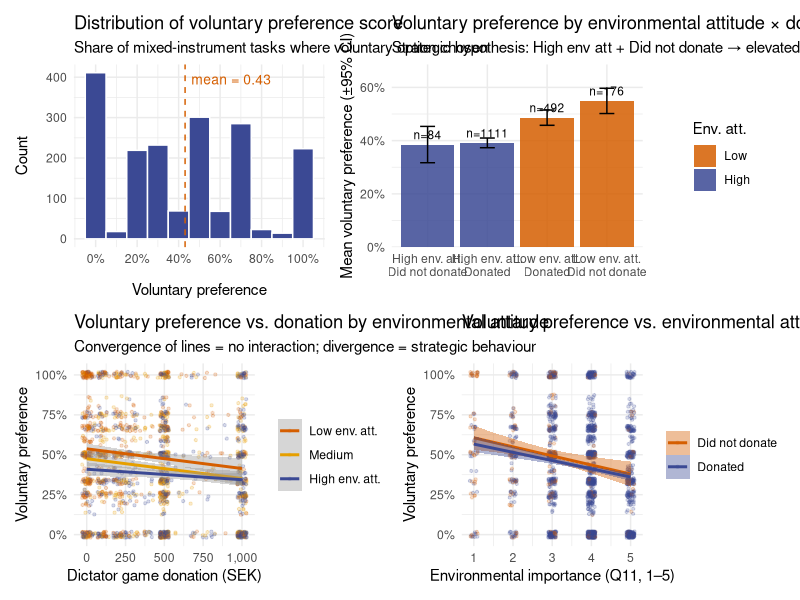

Write the R code that produced this figure.
library(tidyverse)
library(here)
library(readxl)
library(sandwich)
library(lmtest)
library(patchwork)

# ==============================================================================
# Exploratory analysis (not preregistered):
# Does actual donation behaviour explain stated preference for voluntary vs.
# mandatory biodiversity financing instruments in the DCE?
#
# Following Yohei Mitani's framework: the key prediction is that respondents
# with high environmental attitudes but low actual donation prefer voluntary
# instruments in the DCE — because voluntary schemes impose no personal cost.
# ==============================================================================

# ------------------------------------------------------------------------------
# 1. Load data
# ------------------------------------------------------------------------------

# Reads the anonymised public deposit rather than the restricted raw file, so
# this script runs from the published replication package.
full_data <- readr::read_csv(
  here("deposit", "biodivfinance_microdata_anon.csv"), show_col_types = FALSE
)

price_map  <- c("0" = 492, "1" = 2460, "2" = 4920, "3" = 7380)
design_raw <- read_excel(
  here("design", "Trial 3 - factorial grouped, svensk.xlsx"), sheet = 1
)
names(design_raw) <- c(
  "cs", "block", "a_source", "a_src_txt", "a_land", "a_land_txt",
  "a_monitor", "a_mon_txt", "a_price", "a_price_txt",
  "b_source", "b_src_txt", "b_land", "b_land_txt",
  "b_monitor", "b_mon_txt", "b_price", "b_price_txt"
)
design <- design_raw |>
  select(cs, block, a_source, a_land, a_monitor, a_price,
         b_source, b_land, b_monitor, b_price) |>
  group_by(block) |> mutate(task = row_number()) |> ungroup() |>
  mutate(a_price_sek = price_map[as.character(a_price)],
         b_price_sek = price_map[as.character(b_price)])

choices_ord1 <- full_data |> filter(ordning == 1) |>
  select(id, block, choice1:choice8) |>
  pivot_longer(choice1:choice8, names_to = "col", values_to = "choice") |>
  mutate(task = as.integer(substr(col, 7, 7)))

choices_ord2 <- full_data |> filter(ordning == 2) |>
  select(id, block, choice12, choice22, choice32, choice42,
         choice52, choice62, choice72, choice82) |>
  pivot_longer(-c(id, block), names_to = "col", values_to = "choice") |>
  mutate(task = as.integer(substr(col, 7, 7)))

resp <- bind_rows(choices_ord1, choices_ord2) |>
  filter(!is.na(choice)) |>
  left_join(design, by = c("block", "task")) |>
  mutate(choice_num = case_when(
    choice == "a" ~ 1L, choice == "b" ~ 2L, TRUE ~ 3L
  ))

cat("Total choice observations:", nrow(resp), "\n")
cat("Respondents:", n_distinct(resp$id), "\n")

# ------------------------------------------------------------------------------
# 2. Per-respondent voluntary preference score
#
# Instrument coding:  0 = tax (mandatory), 1 = donation (voluntary),
#                     2 = certification (voluntary), 3 = offsetting (mandatory)
# voluntary_pref = share of mixed-instrument tasks (one V, one M option) where
# the voluntary option was chosen. Opt-outs excluded from denominator.
# ------------------------------------------------------------------------------

voluntary_set <- c(1L, 2L)
mandatory_set <- c(0L, 3L)

resp_scored <- resp |>
  mutate(
    a_vol = a_source %in% voluntary_set,
    b_vol = b_source %in% voluntary_set,
    a_man = a_source %in% mandatory_set,
    b_man = b_source %in% mandatory_set,
    mixed_task = (a_vol & b_man) | (a_man & b_vol),
    chose_voluntary = case_when(
      !mixed_task         ~ NA_real_,
      choice == "3"       ~ NA_real_,   # opt-out coded as "3" in raw data, not "neither"
      (a_vol & choice == "a") | (b_vol & choice == "b") ~ 1,
      TRUE ~ 0
    )
  )

resp_level <- resp_scored |>
  filter(mixed_task, !is.na(chose_voluntary)) |>
  group_by(id) |>
  summarise(
    voluntary_pref = mean(chose_voluntary),
    n_mixed        = n(),
    .groups        = "drop"
  )

opt_out <- resp |>
  group_by(id) |>
  summarise(opt_out_rate = mean(choice == "neither"), .groups = "drop")

resp_level <- resp_level |>
  left_join(opt_out, by = "id")

cat("\nRespondents with ≥1 mixed task:", nrow(resp_level), "\n")
cat("Mean mixed tasks per respondent:", round(mean(resp_level$n_mixed), 1), "\n")
cat("Mean voluntary_pref:", round(mean(resp_level$voluntary_pref), 3), "\n")
cat("SD voluntary_pref:  ", round(sd(resp_level$voluntary_pref), 3), "\n")

cat("\n=== n_mixed distribution ===\n")
print(table(resp_level$n_mixed))
cat("% with < 3 mixed tasks:", round(mean(resp_level$n_mixed < 3) * 100, 1), "\n")
cat("% with < 3 mixed tasks (n):", sum(resp_level$n_mixed < 3), "\n")

# ------------------------------------------------------------------------------
# 3. Merge with covariates
# ------------------------------------------------------------------------------

covars <- full_data |>
  transmute(
    id,
    donation    = yourdonation,
    share_don   = yourdonation / 1000,
    gave        = as.integer(yourdonation > 0),
    env_import  = q11,
    bio_knowl   = q12,
    trust_ngo   = q2_3,
    trust_state = q2_1,
    trust_mkt   = q2_2,
    policy_cq   = q14,
    eff_don     = q13_1,
    income      = q8,
    gender      = q10,
    party       = q16
  )

anal_data <- resp_level |>
  left_join(covars, by = "id") |>
  filter(!is.na(donation), !is.na(env_import),
         !is.na(income), !is.na(gender)) |>
  mutate(
    donation_z  = scale(donation)[, 1],
    env_z       = scale(env_import)[, 1],
    female      = as.integer(gender == 2),
    income_mid  = as.integer(income == 2),
    income_high = as.integer(income >= 3),
    env_high    = as.integer(env_import >= median(env_import, na.rm = TRUE)),
    gave_binary = gave
  )

cat("\nAnalysis sample n =", nrow(anal_data), "\n")

# Sensitivity sample: exclude respondents with < 3 mixed tasks
# (VP score is near-binary with 1-2 tasks and carries high measurement noise)
anal_data_sens <- anal_data |> filter(n_mixed >= 3)
cat("Sensitivity sample (n_mixed >= 3) n =", nrow(anal_data_sens), "\n")
cat("Dropped:", nrow(anal_data) - nrow(anal_data_sens), "respondents\n")

# ------------------------------------------------------------------------------
# 4. Descriptive 2×2 table (Yohei's framework)
# ------------------------------------------------------------------------------

cat("\n=== 2×2: Mean voluntary_pref by env_import × donation ===\n")
cell_stats <- anal_data |>
  group_by(env_high, gave_binary) |>
  summarise(
    mean_vp = round(mean(voluntary_pref), 3),
    sd_vp   = round(sd(voluntary_pref), 3),
    n       = n(),
    .groups = "drop"
  ) |>
  mutate(
    env_lab  = ifelse(env_high,    "High env att", "Low env att"),
    gave_lab = ifelse(gave_binary, "Donated",      "Did not donate")
  )
print(cell_stats[, c("env_lab", "gave_lab", "mean_vp", "sd_vp", "n")])

# ------------------------------------------------------------------------------
# 5. OLS regressions
# ------------------------------------------------------------------------------

m1 <- lm(voluntary_pref ~ donation_z + env_z,
         data = anal_data)
m2 <- lm(voluntary_pref ~ donation_z * env_z,
         data = anal_data)
m3 <- lm(voluntary_pref ~ donation_z * env_z +
            trust_ngo + trust_state + policy_cq +
            bio_knowl + female + income_mid + income_high,
         data = anal_data)

# Robustness: replace donation_z with binary gave
m4 <- lm(voluntary_pref ~ gave_binary * env_z +
            trust_ngo + trust_state + policy_cq +
            bio_knowl + female + income_mid + income_high,
         data = anal_data)

cat("\n=== OLS: voluntary_pref ~ donation × env_import (HC3 robust SEs) ===\n")
cat("\n--- M1: main effects ---\n")
print(coeftest(m1, vcov = vcovHC(m1, "HC3")))
cat("\n--- M2: + interaction ---\n")
print(coeftest(m2, vcov = vcovHC(m2, "HC3")))
cat("\n--- M3: full covariates ---\n")
print(coeftest(m3, vcov = vcovHC(m3, "HC3")))
cat("\n--- M4: binary gave (robustness) ---\n")
print(coeftest(m4, vcov = vcovHC(m4, "HC3")))

cat("\n=== R² ===\n")
for (nm in c("M1","M2","M3","M4")) {
  m <- get(tolower(nm))
  cat(nm, ": R²=", round(summary(m)$r.squared, 4),
      "  adj.R²=", round(summary(m)$adj.r.squared, 4), "\n")
}

# ------------------------------------------------------------------------------
# 6. Formatted regression table (following _table.R style)
# ------------------------------------------------------------------------------

stars <- function(p) {
  ifelse(p < .001, "***", ifelse(p < .01, "**",
    ifelse(p < .05, "*", ifelse(p < .1, ".", ""))))
}

model_row <- function(m, var) {
  raw <- coeftest(m, vcov = vcovHC(m, "HC3"))
  ct  <- as.data.frame(unclass(raw))
  names(ct) <- c("est", "se", "t", "p")
  if (!var %in% rownames(ct)) return("")
  r <- ct[var, ]
  paste0(round(r$est, 3), stars(r$p), " (", round(r$se, 3), ")")
}

vars_tab <- c("(Intercept)", "donation_z", "env_z", "donation_z:env_z",
              "gave_binary", "env_z:gave_binary",
              "trust_ngo", "trust_state", "policy_cq",
              "bio_knowl", "female", "income_mid", "income_high")
labs_tab <- c("Intercept", "Donation (z-score)", "Env. importance (z-score)",
              "Donation × Env. importance",
              "Donated (binary)", "Donated × Env. importance",
              "Trust: NGOs (Q2_3)", "Trust: state (Q2_1)",
              "Policy consequentiality (Q14)",
              "Biodiversity knowledge (Q12)", "Female",
              "Income: mid", "Income: high")

models <- list(M1 = m1, M2 = m2, M3 = m3, M4 = m4)
w  <- 26; lw <- 34
sep <- paste(rep("-", lw + 4 * (w + 2)), collapse = "")

cat("\n=== Regression table: DV = voluntary_pref ===\n")
cat(sprintf("%-*s  %*s  %*s  %*s  %*s\n", lw, "", w,"M1",w,"M2",w,"M3",w,"M4"))
cat(sep, "\n")
for (i in seq_along(vars_tab)) {
  cells <- sapply(models, function(m) model_row(m, vars_tab[i]))
  cat(sprintf("%-*s  %*s  %*s  %*s  %*s\n",
              lw, labs_tab[i], w, cells[1], w, cells[2], w, cells[3], w, cells[4]))
}
cat(sep, "\n")
for (stat in c("r2","adj","n")) {
  vals <- sapply(models, function(m) {
    s <- summary(m)
    switch(stat,
      r2  = round(s$r.squared, 4),
      adj = round(s$adj.r.squared, 4),
      n   = nobs(m))
  })
  cat(sprintf("%-*s  %*s  %*s  %*s  %*s\n",
              lw, c(r2="R²", adj="Adj. R²", n="N")[stat],
              w, vals[1], w, vals[2], w, vals[3], w, vals[4]))
}
cat("\nNote: HC3 robust SEs in parentheses. . p<.1  * p<.05  ** p<.01  *** p<.001\n")
cat("M4 uses binary donated indicator instead of continuous donation (robustness).\n")

# ------------------------------------------------------------------------------
# 5b. Sensitivity check: rerun OLS on n_mixed >= 3 subsample
# ------------------------------------------------------------------------------

cat("\n=== OLS sensitivity (n_mixed >= 3): voluntary_pref ~ donation × env_import ===\n")
m3_sens <- lm(voluntary_pref ~ donation_z * env_z +
                trust_ngo + trust_state + policy_cq +
                bio_knowl + female + income_mid + income_high,
              data = anal_data_sens)
m4_sens <- lm(voluntary_pref ~ gave_binary * env_z +
                trust_ngo + trust_state + policy_cq +
                bio_knowl + female + income_mid + income_high,
              data = anal_data_sens)

cat("\n--- M3 (n_mixed >= 3) ---\n")
print(coeftest(m3_sens, vcov = vcovHC(m3_sens, "HC3")))
cat("\n--- M4 (n_mixed >= 3) ---\n")
print(coeftest(m4_sens, vcov = vcovHC(m4_sens, "HC3")))

# ------------------------------------------------------------------------------
# 5c. Fractional logit (Papke-Wooldridge) — primary specification per R2
#
# glm with quasibinomial(link="logit") implements the Papke-Wooldridge (1996)
# fractional logit estimator (logit link, not probit). HC3 robust SEs account
# for quasi-likelihood (not classical MLE) standard errors.
# ------------------------------------------------------------------------------

cat("\n=== Fractional logit (Papke-Wooldridge): primary specification ===\n")

fp1 <- glm(voluntary_pref ~ donation_z + env_z,
           data = anal_data, family = quasibinomial(link = "logit"))
fp2 <- glm(voluntary_pref ~ donation_z * env_z,
           data = anal_data, family = quasibinomial(link = "logit"))
fp3 <- glm(voluntary_pref ~ donation_z * env_z +
             trust_ngo + trust_state + policy_cq +
             bio_knowl + female + income_mid + income_high,
           data = anal_data, family = quasibinomial(link = "logit"))
fp4 <- glm(voluntary_pref ~ gave_binary * env_z +
             trust_ngo + trust_state + policy_cq +
             bio_knowl + female + income_mid + income_high,
           data = anal_data, family = quasibinomial(link = "logit"))

cat("\n--- FP3 (full model) ---\n")
print(coeftest(fp3, vcov = vcovHC(fp3, "HC3")))

# Average partial effects (APE) for FP3
# APE_k = coef_k * mean_i[ mu_i * (1 - mu_i) ]  where mu_i = fitted(fp3)
fp3_ape_scale <- mean(fitted(fp3) * (1 - fitted(fp3)))
fp3_coefs     <- coeftest(fp3, vcov = vcovHC(fp3, "HC3"))
fp3_ape       <- fp3_coefs[, "Estimate"] * fp3_ape_scale

cat("\nFP3 Average Partial Effects (multiply coefs by", round(fp3_ape_scale, 4), "):\n")
ape_df <- data.frame(
  Coef = fp3_coefs[, "Estimate"],
  APE  = fp3_ape,
  SE_APE = fp3_coefs[, "Std. Error"] * fp3_ape_scale
)
print(round(ape_df, 4))

# Deviance-based R² for quasi-likelihood models: 1 - deviance/null.deviance
dev_r2 <- function(m) 1 - m$deviance / m$null.deviance
cat("\nFractional logit deviance R²:\n")
for (nm in c("fp1","fp2","fp3","fp4")) {
  m <- get(nm)
  cat(nm, ": dev-R²=", round(dev_r2(m), 4), "  N=", nobs(m), "\n")
}

cat("\n--- FP4 (binary donated, robustness) ---\n")
print(coeftest(fp4, vcov = vcovHC(fp4, "HC3")))

# Fractional probit sensitivity (n_mixed >= 3)
fp3_sens <- glm(voluntary_pref ~ donation_z * env_z +
                  trust_ngo + trust_state + policy_cq +
                  bio_knowl + female + income_mid + income_high,
                data = anal_data_sens, family = quasibinomial(link = "logit"))
cat("\n--- FP3 sensitivity (n_mixed >= 3) ---\n")
print(coeftest(fp3_sens, vcov = vcovHC(fp3_sens, "HC3")))

# ------------------------------------------------------------------------------
# 7. Visualisations
# ------------------------------------------------------------------------------

# 7a. Distribution of voluntary_pref
p_dist <- ggplot(anal_data, aes(x = voluntary_pref)) +
  geom_histogram(binwidth = 0.1, fill = "#3b4994", colour = "white") +
  geom_vline(xintercept = mean(anal_data$voluntary_pref),
             linetype = "dashed", colour = "#D55E00") +
  annotate("text",
           x = mean(anal_data$voluntary_pref) + 0.03, y = Inf,
           label = paste0("mean = ", round(mean(anal_data$voluntary_pref), 2)),
           vjust = 2, hjust = 0, colour = "#D55E00", size = 3.5) +
  scale_x_continuous(labels = scales::percent, breaks = seq(0, 1, 0.2)) +
  labs(title = "Distribution of voluntary preference score",
       subtitle = "Share of mixed-instrument tasks where voluntary option chosen",
       x = "Voluntary preference", y = "Count") +
  theme_minimal()

# 7b. 2×2 cell means with 95% CIs
p_cell <- anal_data |>
  mutate(
    cell = paste0(
      ifelse(env_high, "High env. att.", "Low env. att."), "\n",
      ifelse(gave_binary, "Donated", "Did not donate")
    ),
    env_f = factor(env_high, labels = c("Low", "High"))
  ) |>
  group_by(cell, env_f, gave_binary) |>
  summarise(
    mn  = mean(voluntary_pref),
    se  = sd(voluntary_pref) / sqrt(n()),
    n   = n(),
    .groups = "drop"
  ) |>
  mutate(cell = fct_reorder(cell, mn)) |>
  ggplot(aes(x = cell, y = mn, fill = env_f)) +
  geom_col(alpha = 0.85) +
  geom_errorbar(aes(ymin = mn - 1.96*se, ymax = mn + 1.96*se), width = 0.25) +
  geom_text(aes(label = paste0("n=", n)), vjust = -0.6, size = 3) +
  scale_fill_manual(values = c("Low" = "#D55E00", "High" = "#3b4994"),
                    name = "Env. att.") +
  scale_y_continuous(labels = scales::percent, expand = expansion(mult = c(0, .15))) +
  labs(title = "Voluntary preference by environmental attitude × donation",
       subtitle = "Strategic hypothesis: High env att + Did not donate → elevated voluntary pref",
       x = NULL, y = "Mean voluntary preference (±95% CI)") +
  theme_minimal()

# 7c. Donation vs voluntary_pref by env. attitude tercile
p_interact <- anal_data |>
  mutate(
    env_t   = ntile(env_import, 3),
    env_lab = factor(env_t, labels = c("Low env. att.", "Medium", "High env. att."))
  ) |>
  ggplot(aes(x = donation, y = voluntary_pref, colour = env_lab)) +
  geom_jitter(alpha = 0.2, size = 0.8, width = 30, height = 0.02) +
  geom_smooth(method = "lm", se = TRUE, linewidth = 1) +
  scale_colour_manual(
    values = c("Low env. att." = "#D55E00", "Medium" = "#E69F00",
               "High env. att." = "#3b4994"),
    name = NULL) +
  scale_x_continuous(labels = scales::label_comma()) +
  scale_y_continuous(labels = scales::percent) +
  labs(title = "Voluntary preference vs. donation by environmental attitude",
       subtitle = "Convergence of lines = no interaction; divergence = strategic behaviour",
       x = "Dictator game donation (SEK)", y = "Voluntary preference") +
  theme_minimal()

# 7d. Scatter: voluntary_pref vs env_import, by donated
p_env <- ggplot(anal_data,
                aes(x = env_import, y = voluntary_pref,
                    colour = factor(gave_binary),
                    fill   = factor(gave_binary))) +
  geom_jitter(alpha = 0.2, size = 0.8, width = 0.1, height = 0.02) +
  geom_smooth(method = "lm", se = TRUE, linewidth = 1) +
  scale_colour_manual(values = c("0" = "#D55E00", "1" = "#3b4994"),
                      labels = c("Did not donate", "Donated"), name = NULL) +
  scale_fill_manual(values  = c("0" = "#D55E00", "1" = "#3b4994"),
                    labels  = c("Did not donate", "Donated"), name = NULL) +
  scale_y_continuous(labels = scales::percent) +
  labs(title = "Voluntary preference vs. environmental attitude by donation status",
       x = "Environmental importance (Q11, 1–5)", y = "Voluntary preference") +
  theme_minimal()

# Compose
(p_dist + p_cell) / (p_interact + p_env)

# ------------------------------------------------------------------------------
# 8. Summary statistics for paper
# ------------------------------------------------------------------------------

cat("\n=== Summary statistics (analysis sample) ===\n")
anal_data |>
  summarise(
    n               = n(),
    mean_vol_pref   = round(mean(voluntary_pref), 3),
    sd_vol_pref     = round(sd(voluntary_pref), 3),
    pct_all_vol     = round(mean(voluntary_pref == 1) * 100, 1),
    pct_all_man     = round(mean(voluntary_pref == 0) * 100, 1),
    mean_donation   = round(mean(donation), 1),
    sd_donation     = round(sd(donation), 1),
    pct_donated     = round(mean(gave) * 100, 1),
    mean_env        = round(mean(env_import), 2),
    mean_n_mixed    = round(mean(n_mixed), 1)
  ) |> print()


# ==============================================================================
# Session info (for reproducibility)
# ==============================================================================
cat("\n=== Session information ===\n")
print(sessionInfo())
